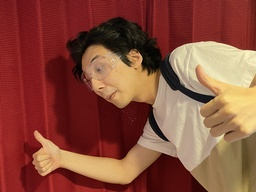
#> input picture PythonProject/my_photoshop/image_contest/jim.jpg, 256 x 192 px, shrunk from 4032 x 3024 before the run
$ python best_photoshop_award.py
#> lines starting #> are read from the running program, lines starting #| are printed output that depends on the picture
### PythonProject/my_photoshop/simpleimage.py
#!/usr/bin/env python3

"""
Stanford CS106AP SimpleImage
Nick Parlante, Sonja Johnson-Yu, and Nick Bowman
 -6/2019 version has file reading, pix, and foreach iterator

SimpleImage Features:
Create image:
    image = SimpleImage.blank(400, 200)   # create new image of size
    image = SimpleImage('foo.jpg')        # create from file

Access size
    image.width, image.height

Iterate over all pixels:
    for pixel in image:
        #do something with pixel

Get pix at x,y
    pix = image.get_pix(x, y)
    # pix is RGB tuple like (100, 200, 0)

Set pix at x,y
    image.set_pix(x, y, pix)   # set data by tuple also

Get Pixel object at x,y
    pixel = image.get_pixel(x, y)
    pixel.red = 0
    pixel.blue = 255

Show image on screen
    image.show()

The main() function below demonstrates the above functions as a test.
"""

import sys
# If the following line fails, "Pillow" needs to be installed
from PIL import Image


def clamp(num):
    """
    Return a "clamped" version of the given num,
    converted to be an int limited to the range 0..255 for 1 byte.
    """
    num = int(num)
    if num < 0:
        return 0
    if num >= 256:
        return 255
    return num


class Pixel(object):
    """
    A pixel at an x,y in a SimpleImage.
    Supports set/get .red .green .blue
    and get .x .y
    """
    def __init__(self, image, x, y):
        self.image = image
        self._x = x
        self._y = y

    def __str__(self):
        return 'r:' + str(self.red) + ' g:' + str(self.green) + ' b:' + str(self.blue)

    # Pillow image stores each pixel color as a (red, green, blue) tuple.
    # So the functions below have to unpack/repack the tuple to change anything.

    @property
    def red(self):
        return self.image.px[self._x, self._y][0]

    @red.setter
    def red(self, value):
        rgb = self.image.px[self._x, self._y]
        self.image.px[self._x, self._y] = (clamp(value), rgb[1], rgb[2])

    @property
    def green(self):
        return self.image.px[self._x, self._y][1]

    @green.setter
    def green(self, value):
        rgb = self.image.px[self._x, self._y]
        self.image.px[self._x, self._y] = (rgb[0], clamp(value), rgb[2])

    @property
    def blue(self):
        return self.image.px[self._x, self._y][2]

    @blue.setter
    def blue(self, value):
        rgb = self.image.px[self._x, self._y]
        self.image.px[self._x, self._y] = (rgb[0], rgb[1], clamp(value))

    @property
    def x(self):
        return self._x

    @property
    def y(self):
        return self._y


# color tuples for background color names 'red' 'white' etc.
BACK_COLORS = {
    'white': (255, 255, 255),
    'black': (0, 0, 0),
    'red': (255, 0, 0),
    'green': (0, 255, 0),
    'blue': (0, 0, 255),
}


class SimpleImage(object):
    def __init__(self, filename, width=0, height=0, back_color=None):
        """
        Create a new image. This case works: SimpleImage('foo.jpg')
        To create a blank image use SimpleImage.blank(500, 300)
        The other parameters here are for internal/experimental use.
        """
        # Create pil_image either from file, or making blank
        if filename:
            self.pil_image = Image.open(filename).convert("RGB")
            if self.pil_image.mode != 'RGB':
                raise Exception('Image file is not RGB')
            self._filename = filename  # hold onto
        else:
            if not back_color:
                back_color = 'white'
            color_tuple = BACK_COLORS[back_color]
            if width == 0 or height == 0:
                raise Exception('Creating blank image requires width/height but got {} {}'
                                .format(width, height))
            self.pil_image = Image.new('RGB', (width, height), color_tuple)
        self.px = self.pil_image.load()
        size = self.pil_image.size
        self._width = size[0]
        self._height = size[1]
        self.curr_x = 0
        self.curr_y = 0

    def __iter__(self):
        return self

    # [26 lines left out: functions __next__, increment_curr_counters, blank, file, not called in this run]

    @property
    def width(self):
        """Width of image in pixels."""
        return self._width

    @property
    def height(self):
        """Height of image in pixels."""
        return self._height

    def get_pixel(self, x, y):
        """
        Returns a Pixel at the given x,y, suitable for getting/setting
        .red .green .blue values.
        """
        if x < 0 or x >= self._width or y < 0 or y >= self.height:
            e = Exception('get_pixel bad coordinate x %d y %d (vs. image width %d height %d)' %
                          (x, y, self._width, self.height))
            raise e
        return Pixel(self, x, y)

    # [14 lines left out: functions set_pixel, set_rgb, not called in this run]

    def get_pix(self, x, y):
        """Get pix RGB tuple (200, 100, 50) for the given x,y."""
        return self.px[x, y]

    def set_pix(self, x, y, pix):
        """Set the given pix RGB tuple into the image at the given x,y."""
        self.px[x, y] = pix

    def show(self):
        """Displays the image using an external utility."""
        self.pil_image.show()

    def make_as_big_as(self, image):
        """Resizes image to the shape of the given image"""
        self.pil_image = self.pil_image.resize((image.width, image.height))
        self.px = self.pil_image.load()
        size = self.pil_image.size
        self._width = size[0]
        self._height = size[1]


# [30 lines left out: function main, not called in this run]


# [2 lines that do not run on import are left out]

### PythonProject/my_photoshop/best_photoshop_award.py
"""
File: best_photoshop_award.py
----------------------------------
This file creates a photoshopped image
that is going to compete for the Best
Photoshop Award for SC001.
Please put all the images you will use in the image_contest folder
and make sure to choose the right folder when loading your images.
"""
from simpleimage import SimpleImage


THRESHOLD = 1.55
BLACK = 45


def main():
    """
    Because I have never gone skydiving, so l pretend to make dream come true.
    """
    fig = SimpleImage('image_contest/jim.jpg')
#> in __init__, self.pil_image is the input picture: PIL image 256x192 RGB; mean R, G, B 136.8, 76.5, 59.6
    bg = SimpleImage('image_contest/jpg.jpg')
#> call 2 of __init__, with filename = 'image_contest/jpg.jpg', width = 0, height = 0
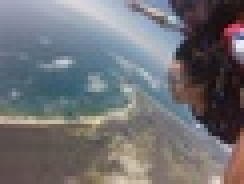
#> input picture PythonProject/my_photoshop/image_contest/jpg.jpg, 61 x 46 px, shrunk from 960 x 720 before the run (shown 4 times larger)
#> in __init__, self.pil_image is the input picture: PIL image 61x46 RGB; mean R, G, B 112.5, 112.7, 116.7
    bg.make_as_big_as(fig)
#> in make_as_big_as, `self.pil_image = self.pil_image.resize((image.width, image.height))`:
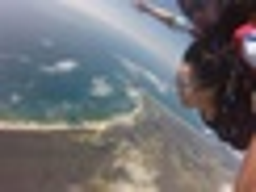
#> self.pil_image: PIL image 256x192 RGB; mean R, G, B 112.5, 112.7, 116.7
    new_img = combine(fig, bg)
    new_img.show()
#> in show, `self.pil_image.show()`:
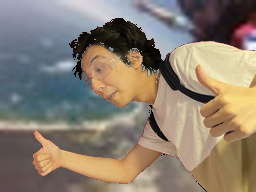
#> shown: PIL image 256x192 RGB; mean R, G, B 139, 127.1, 113


def combine(fig, bg):
    """
    :param fig: image, the figure image
    :param bg: image, the background image
    :return: the combined image
    """
    for x in range(fig.width):
        for y in range(fig.height):
            pixel = fig.get_pixel(x, y)
            avg = (pixel.red + pixel.green + pixel.blue)//3
            bg_pixel = bg.get_pixel(x, y)
            total = pixel.red + pixel.green + pixel.blue
            if pixel.red > avg * THRESHOLD and total > BLACK:
                pixel.red = bg_pixel.red
                pixel.green = bg_pixel.green
                pixel.blue = bg_pixel.blue
    return fig


if __name__ == '__main__':
    main()
